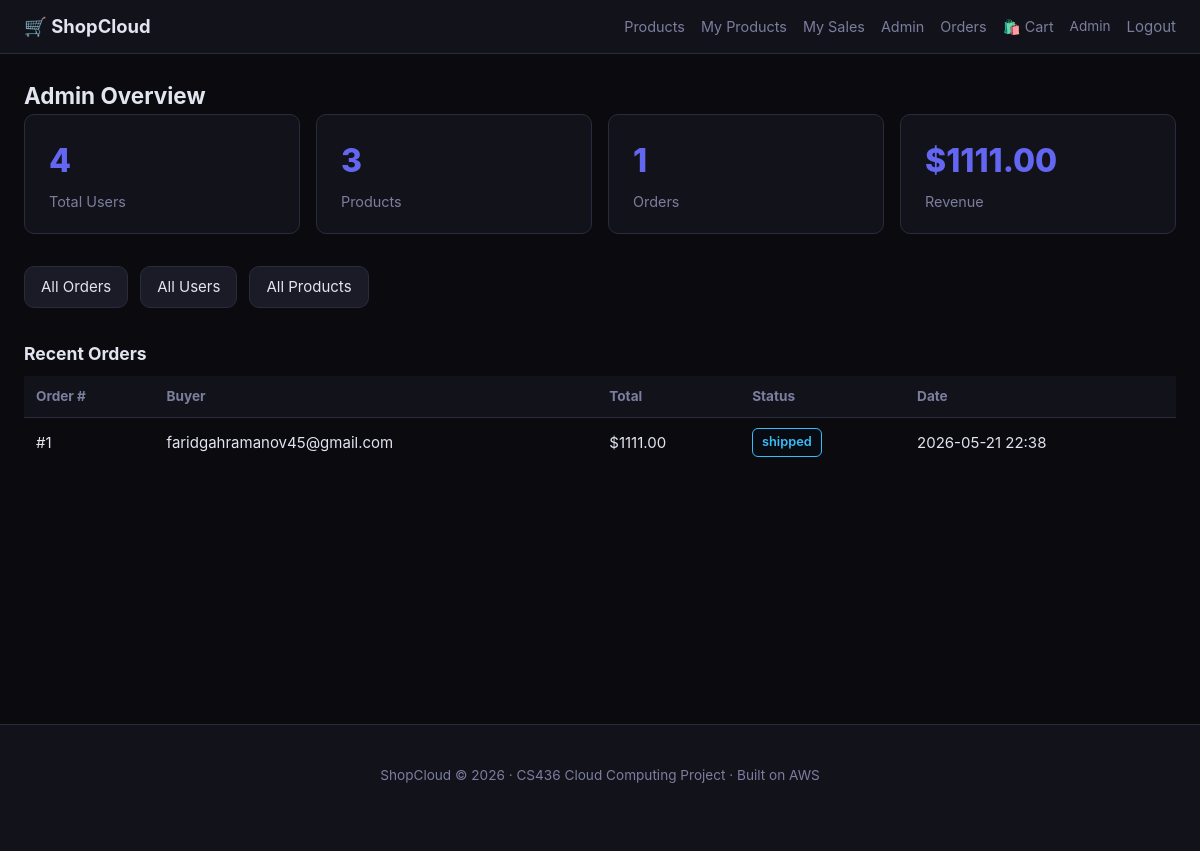
Page /admin/ (signed in) on the committed database.
### app/models.py (models this page shows, shortened)
class User(UserMixin, db.Model):
    __tablename__ = "users"
    id:            Mapped[int]      = mapped_column(Integer, primary_key=True)
    email:         Mapped[str]      = mapped_column(String(255), unique=True, nullable=False, index=True)
    password_hash: Mapped[str]      = mapped_column(String(255), nullable=False)
    full_name:     Mapped[str]      = mapped_column(String(200), nullable=False, default="")
    role:          Mapped[str]      = mapped_column(String(20),  nullable=False, default="buyer")
    is_active:     Mapped[bool]     = mapped_column(Boolean, default=True)
    created_at:    Mapped[datetime] = mapped_column(DateTime(timezone=True), default=_utcnow)
    products: Mapped[list["Product"]] = relationship("Product", back_populates="seller", cascade="all, delete-orphan")
    orders:   Mapped[list["Order"]]   = relationship("Order",   back_populates="buyer",  cascade="all, delete-orphan")
    @property
    def is_seller(self):  return self.role == "seller"
    @property
    def is_admin(self):   return self.role == "admin"

class Order(db.Model):
    __tablename__ = "orders"
    id:              Mapped[int]      = mapped_column(Integer, primary_key=True)
    buyer_id:        Mapped[int]      = mapped_column(ForeignKey("users.id", ondelete="CASCADE"), nullable=False, index=True)
    status:          Mapped[str]      = mapped_column(String(20), default="pending", nullable=False)
    total_amount:    Mapped[Decimal]  = mapped_column(Numeric(10, 2), nullable=False, default=0)
    shipping_name:   Mapped[str]      = mapped_column(String(200), default="")
    shipping_addr:   Mapped[str]      = mapped_column(String(500), default="")
    created_at:      Mapped[datetime] = mapped_column(DateTime(timezone=True), default=_utcnow)
    updated_at:      Mapped[datetime] = mapped_column(DateTime(timezone=True), default=_utcnow, onupdate=_utcnow)
    buyer: Mapped["User"]            = relationship("User",      back_populates="orders")
    items: Mapped[list["OrderItem"]] = relationship("OrderItem", back_populates="order", cascade="all, delete-orphan")

### app/routes/admin.py (the view)
@bp.route("/")
@admin_required
def overview():
    total_users    = db.session.scalar(select(func.count()).select_from(User))
    total_products = db.session.scalar(select(func.count()).select_from(Product))
    total_orders   = db.session.scalar(select(func.count()).select_from(Order))
    total_revenue  = db.session.scalar(
        select(func.sum(Order.total_amount)).where(Order.status != "cancelled")
    ) or 0
    recent_orders = db.session.scalars(
        select(Order).order_by(Order.created_at.desc()).limit(10)
    ).all()
    return render_template("admin/overview.html",
                           total_users=total_users, total_products=total_products,
                           total_orders=total_orders, total_revenue=total_revenue,
                           recent_orders=recent_orders)

### app/routes/admin.py (called while the page is built)
def admin_required(fn):
    from functools import wraps
    @wraps(fn)
    def wrapper(*args, **kwargs):
        if not current_user.is_authenticated or not current_user.is_admin:
            abort(403)
        return fn(*args, **kwargs)
    return login_required(wrapper)

### app/templates/admin/overview.html (shortened to what this page needs)
{% extends "base.html" %}
{% block content %}
<h2>Admin Overview</h2>
<div class="stats-grid">
  <div class="stat-card">
    <div class="stat-value">{{ total_users }}</div>
    <div class="stat-label">Total Users</div>
  </div>
  <div class="stat-card">
    <div class="stat-value">{{ total_products }}</div>
    <div class="stat-label">Products</div>
  </div>
  <div class="stat-card">
    <div class="stat-value">{{ total_orders }}</div>
    <div class="stat-label">Orders</div>
  </div>
  <div class="stat-card">
    <div class="stat-value">${{ "%.2f"|format(total_revenue) }}</div>
    <div class="stat-label">Revenue</div>
  </div>
</div>
<div class="admin-nav">
  <a href="{{ url_for('admin.orders') }}"   class="btn">All Orders</a>
  <a href="{{ url_for('admin.users') }}"    class="btn">All Users</a>
  <a href="{{ url_for('admin.products') }}" class="btn">All Products</a>
</div>
<h3>Recent Orders</h3>
<table class="table">
  <thead><tr><th>Order #</th><th>Buyer</th><th>Total</th><th>Status</th><th>Date</th></tr></thead>
  <tbody>
    {% for o in recent_orders %}
      <tr>
        <td>#{{ o.id }}</td>
        <td>{{ o.buyer.email }}</td>
        <td>${{ "%.2f"|format(o.total_amount) }}</td>
        <td><span class="status-badge status-{{ o.status }}">{{ o.status }}</span></td>
        <td>{{ o.created_at.strftime('%Y-%m-%d %H:%M') }}</td>
      </tr>
    {% endfor %}
  </tbody>
</table>
{% endblock %}

### app/templates/base.html (shortened to what this page needs)
<!doctype html>
<html lang="en">
<head>
  <link rel="stylesheet" href="{{ url_for('static', filename='css/style.css') }}">
</head>
<body>
<nav class="navbar">
  <div class="nav-inner">
    <a class="brand" href="{{ url_for('shop.index') }}">🛒 ShopCloud</a>
    <div class="nav-links">
      <a href="{{ url_for('shop.catalog') }}">Products</a>
      {% if current_user.is_authenticated %}
        {% if current_user.is_seller or current_user.is_admin %}
          <a href="{{ url_for('seller.dashboard') }}">My Products</a>
          <a href="{{ url_for('seller.seller_orders') }}">My Sales</a>
        {% endif %}
        {% if current_user.is_admin %}
          <a href="{{ url_for('admin.overview') }}">Admin</a>
        {% endif %}
        <a href="{{ url_for('shop.my_orders') }}">Orders</a>
        <a href="{{ url_for('shop.cart') }}" class="cart-icon">
          🛍️ Cart {% if session.get('cart') %}<span class="badge">{{ session['cart']|length }}</span>{% endif %}
        </a>
        <span class="nav-user">{{ current_user.full_name }}</span>
        <form method="post" action="{{ url_for('auth.logout') }}" class="inline-form">
          <button class="btn-link" type="submit">Logout</button>
        </form>
      {% else %}
        <a href="{{ url_for('shop.cart') }}" class="cart-icon">🛍️ Cart</a>
        <a href="{{ url_for('auth.login') }}">Login</a>
        <a href="{{ url_for('auth.register') }}" class="btn btn-primary btn-sm">Sign up</a>
      {% endif %}
    </div>
  </div>
</nav>
<main class="main">
  <div class="container">
    {% block content %}{% endblock %}
  </div>
</main>
<footer class="footer">
  <div class="container">
    <p>ShopCloud &copy; 2026 · CS436 Cloud Computing Project · Built on AWS</p>
  </div>
</footer>
</body>
</html>

### app/static/css/style.css (style rules this page uses)
:root { --bg: #0a0a0f; --panel: #12131a; --panel2: #1a1b26; --border: #2a2b3d; --text: #e2e4ef; --muted: #7b7e9e; --accent: #6366f1; --accent-h: #818cf8; --success: #22c55e; --danger: #ef4444; --warning: #f59e0b; --radius: 10px; --maxw: 1200px; }
* { box-sizing: border-box; margin: 0; padding: 0; }
body { background: var(--bg); color: var(--text); font: 15px/1.6 -apple-system, BlinkMacSystemFont, "Segoe UI", sans-serif; min-height: 100vh; }
a { color: var(--accent); text-decoration: none; }
.navbar { background: var(--panel); border-bottom: 1px solid var(--border); position: sticky; top: 0; z-index: 100; }
.nav-inner { max-width: var(--maxw); margin: 0 auto; padding: 0.75rem 1.5rem; display: flex; align-items: center; justify-content: space-between; gap: 1rem; }
.brand { font-size: 1.15rem; font-weight: 700; color: var(--text); }
.nav-links { display: flex; align-items: center; gap: 1rem; flex-wrap: wrap; }
.nav-links a { color: var(--muted); font-size: 0.9rem; }
.nav-user { color: var(--muted); font-size: 0.85rem; }
.cart-icon { position: relative; }
.inline-form { display: inline; }
.btn-link { background: none; border: none; color: var(--muted); cursor: pointer; font: inherit; padding: 0; }
.main { min-height: calc(100vh - 130px); }
.container { max-width: var(--maxw); margin: 0 auto; padding: 1.5rem 1.5rem 3rem; }
.footer { background: var(--panel); border-top: 1px solid var(--border); padding: 1rem; text-align: center; color: var(--muted); font-size: 0.85rem; }
.btn { display: inline-block; padding: 0.5rem 1rem; border-radius: var(--radius); border: 1px solid var(--border); background: var(--panel2); color: var(--text); cursor: pointer; font: inherit; text-decoration: none; transition: 0.15s; }
.table { width: 100%; border-collapse: collapse; margin-top: 0.5rem; }
.table th { text-align: left; padding: 0.6rem 0.75rem; background: var(--panel); color: var(--muted); font-size: 0.85rem; border-bottom: 1px solid var(--border); }
.table td { padding: 0.65rem 0.75rem; border-bottom: 1px solid var(--border); vertical-align: middle; }
.table tr:last-child td { border-bottom: none; }
.status-badge { display: inline-block; padding: 0.2rem 0.55rem; border-radius: 6px; font-size: 0.8rem; font-weight: 600; }
.status-shipped { background: #05142030; color: #38bdf8; border: 1px solid #38bdf8; }
.stats-grid { display: grid; grid-template-columns: repeat(auto-fit, minmax(180px, 1fr)); gap: 1rem; margin-bottom: 2rem; }
.stat-card { background: var(--panel); border: 1px solid var(--border); border-radius: var(--radius); padding: 1.25rem 1.5rem; }
.stat-value { font-size: 2rem; font-weight: 800; color: var(--accent); }
.stat-label { color: var(--muted); font-size: 0.9rem; margin-top: 0.2rem; }
.admin-nav { display: flex; gap: 0.75rem; margin-bottom: 2rem; }

### rows in the picture
User: full_name "Admin"
Order: id "1", buyer.email "faridgahramanov45@gmail.com", total_amount "1111.00", status "shipped", created_at "2026-05-21 22:38"

### other values in the picture
{{ total_users }} "4"
{{ total_products }} "3"
{{ total_orders }} "1"
{{ "%.2f"|format(total_revenue) }} "1111.00"
